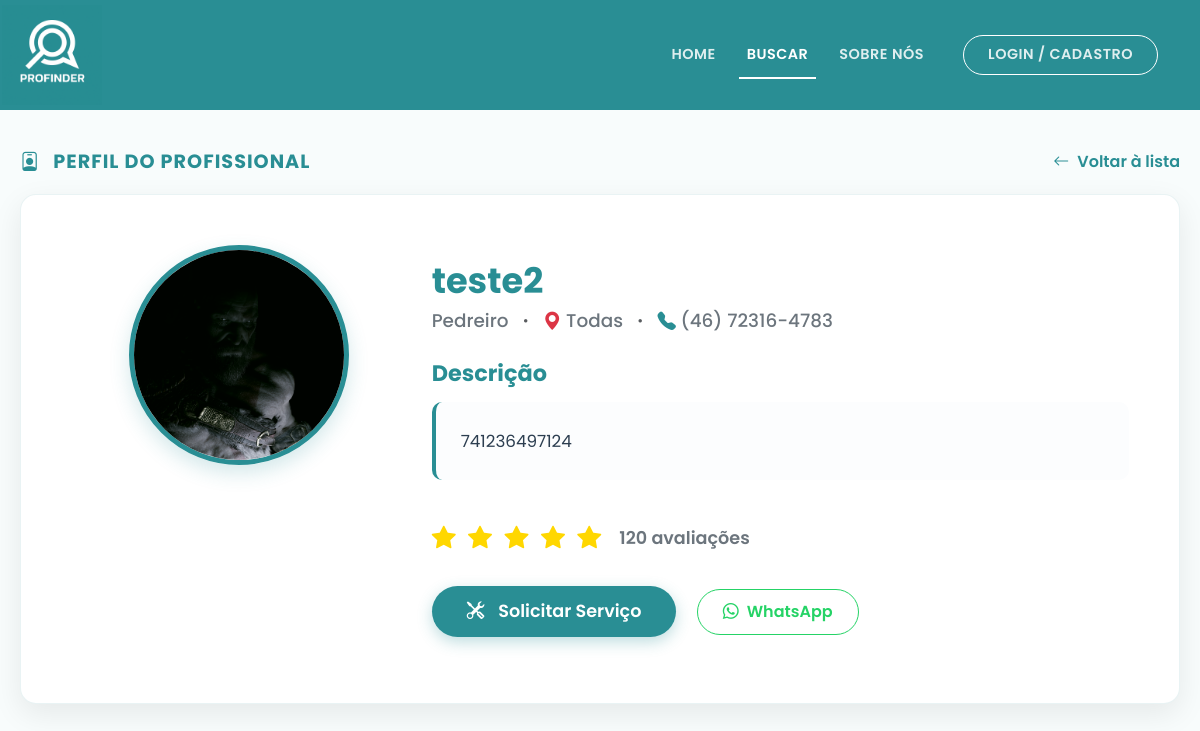
Before: /perfil/1 with the older database file.
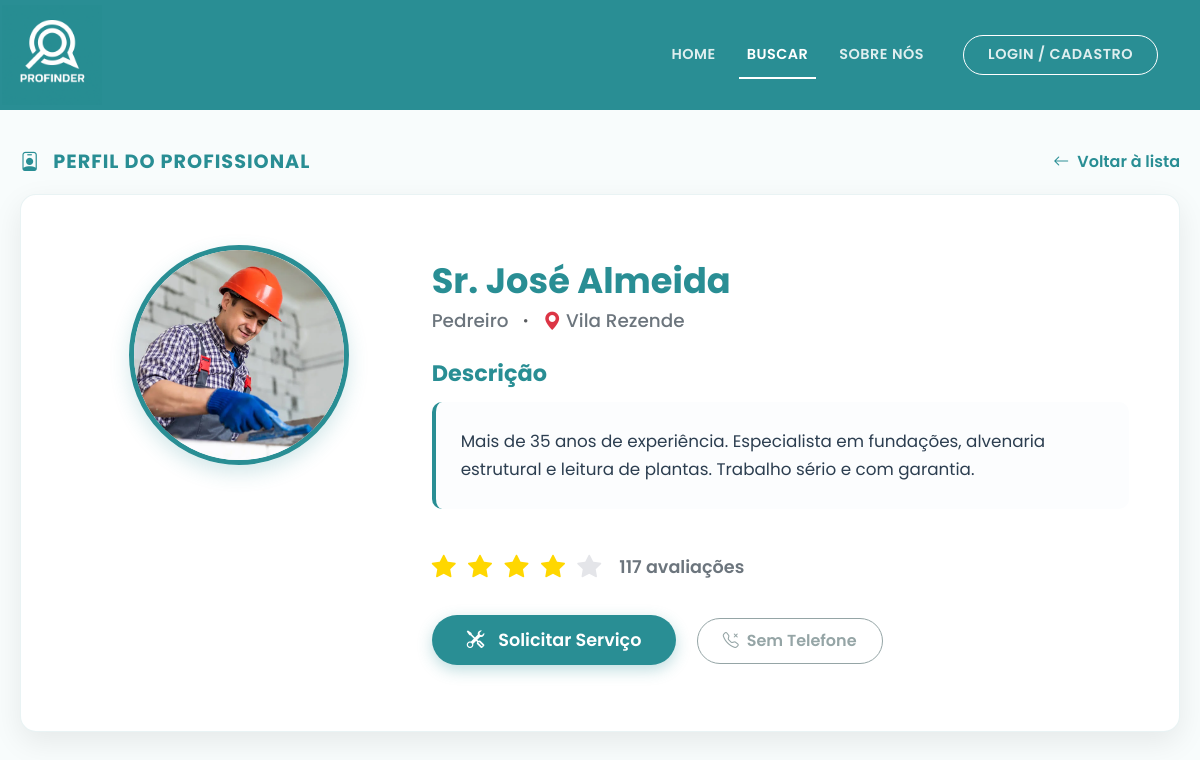
After: the same page with the newer database file.
### app.py (models this page shows, shortened)
class Profissional(db.Model, UserMixin):
    id = db.Column(db.Integer, primary_key=True)
    nome = db.Column(db.String(100), nullable=False)
    cpf = db.Column(db.String(11), unique=True, nullable=False)
    email = db.Column(db.String(120), unique=True, nullable=False)
    senha = db.Column(db.String(128), nullable=False)
    telefone = db.Column(db.String(20), nullable=True)
    profissao = db.Column(db.String(50), nullable=False)
    bairro = db.Column(db.String(50), nullable=False)
    descricao = db.Column(db.Text, nullable=True)
    avaliacao = db.Column(db.Float, default=5.0)
    foto = db.Column(db.String(255), default='https://cdn-icons-png.flaticon.com/512/3135/3135715.png')
    tipo_conta = db.Column(db.String(20), default='profissional')
    trabalhos = db.relationship('Portfolio', backref='profissional', lazy=True, cascade='all, delete-orphan')
    solicitacoes_recebidas = db.relationship('SolicitacaoServico', backref='profissional_solicitado', lazy=True, cascade='all, delete-orphan')

### app.py (the view)
@app.route('/perfil/<int:id>')
def perfil(id):
    profissional_selecionado = Profissional.query.get_or_404(id)
    trabalhos_portfolio = Portfolio.query.filter_by(profissional_id=id).all()
    return render_template('perfil.html', profissional=profissional_selecionado, portfolio=trabalhos_portfolio)

### app/templates/perfil.html (shortened to what the changed rows need)
<!DOCTYPE html>
<html lang="pt-BR">
<head>
    <link href="https://cdn.jsdelivr.net/npm/bootstrap@5.3.2/dist/css/bootstrap.min.css" rel="stylesheet">
    <link rel="stylesheet" href="https://cdn.jsdelivr.net/npm/bootstrap-icons@1.11.1/font/bootstrap-icons.css">
</head>
<body>
    <main class="main-container">
        <div class="cabecalho-perfil">
            <h2 class="titulo-secao"><i class="bi bi-person-badge me-2"></i> Perfil do Profissional</h2>
        </div>
        <div class="card-perfil">
            <div class="row">
                <div class="col-md-4 text-center mb-4 mb-md-0">
                    <div class="foto-perfil-container">
                        <img src="{{ profissional.foto }}" alt="Foto de {{ profissional.nome }}">
                    </div>
                </div>
                <div class="col-md-8">
                    <h1 class="nome-profissional">{{ profissional.nome }}</h1>
                    <div class="info-basica">
                        <span>{{ profissional.profissao }}</span>
                        <i class="bi bi-dot text-muted"></i>
                        <span><i class="bi bi-geo-alt-fill text-danger"></i> {{ profissional.bairro.replace('_', ' ').title() }}</span>
                        {% if profissional.telefone %}
                            <i class="bi bi-dot text-muted"></i>
                            <span><i class="bi bi-telephone-fill" style="color: var(--cor-primaria);"></i> {{ profissional.telefone }}</span>
                        {% endif %}
                    </div>
                    <h3 class="titulo-descricao">Descrição</h3>
                    <p class="texto-descricao">
                        {{ profissional.descricao | default("Profissional qualificado e altamente recomendado pela comunidade ProFinder. Especialista na sua área de atuação, sempre com foco em entregar o melhor resultado para os clientes.", true) }}
                    </p>
                    <div class="bloco-avaliacoes">
                        <div class="estrelas">
                            {% for i in range(5) %}
                                {% if i < profissional.avaliacao|int %}
                                    <i class="bi bi-star-fill"></i>
                                {% else %}
                                    <i class="bi bi-star-fill estrela-vazia"></i>
                                {% endif %}
                            {% endfor %}
                        </div>
                        <span class="numero-avaliacoes">
                            {{ (profissional.avaliacao * 24)|int }} avaliações
                        </span>
                    </div>
                    <div class="botoes-acao mt-4 mb-3">
                        {% if current_user.is_authenticated and current_user.tipo_conta == 'cliente' %}
                            <button type="button" class="btn-mensagem me-md-3 mb-3 mb-md-0" data-bs-toggle="modal" data-bs-target="#modalSolicitacao">
                                <i class="bi bi-tools me-1"></i> Solicitar Serviço
                            </button>
                        {% elif not current_user.is_authenticated %}
                            <button type="button" class="btn-mensagem me-md-3 mb-3 mb-md-0" data-bs-toggle="modal" data-bs-target="#modalAvisoLogin">
                                <i class="bi bi-tools me-1"></i> Solicitar Serviço
                            </button>
                        {% else %}
                            <button type="button" class="btn-mensagem me-md-3 mb-3 mb-md-0" onclick="alert('Apenas clientes podem solicitar serviços. Por favor, inicie sessão com uma conta de cliente.')" style="opacity: 0.7;">
                                <i class="bi bi-tools me-1"></i> Solicitar Serviço
                            </button>
                        {% endif %}
                        {% if profissional.telefone %}
                            <a href="https://wa.me/55{{ profissional.telefone | replace(' ', '') | replace('-', '') | replace('(', '') | replace(')', '') }}" target="_blank" class="btn-avaliacoes me-md-3 mb-3 mb-md-0" style="color: #25D366; border-color: #25D366;">
                                <i class="bi bi-whatsapp"></i> WhatsApp
                            </a>
                        {% else %}
                            <button type="button" class="btn-avaliacoes me-md-3 mb-3 mb-md-0" data-bs-toggle="modal" data-bs-target="#modalSemTelefone" style="color: #95a5a6; border-color: #95a5a6;">
                                <i class="bi bi-telephone-x"></i> Sem Telefone
                            </button>
                        {% endif %}
                    </div>
                </div>
            </div>
        </div>
    </main>
</body>
</html>

Changed rows visible on the page:
changed Profissional "Pedreiro": foto: a different picture; nome "teste2" → "Sr. José Almeida"; bairro.replace "Todas" → "Vila Rezende"; descricao "741236497124" → "Mais de 35 anos de experiência. Especialista em fundações, alvenaria estrutural e leitura de plantas. Trabalho sério e com garantia."; avaliacao 5 → 4.9 (drawn); (profissional.avaliacao*24)|int "120" → "117"; telefone "(46) 72316-4783" → (not shown)
Other visible differences:
text no longer shown: "WhatsApp"
text now shown: "Sem Telefone"
